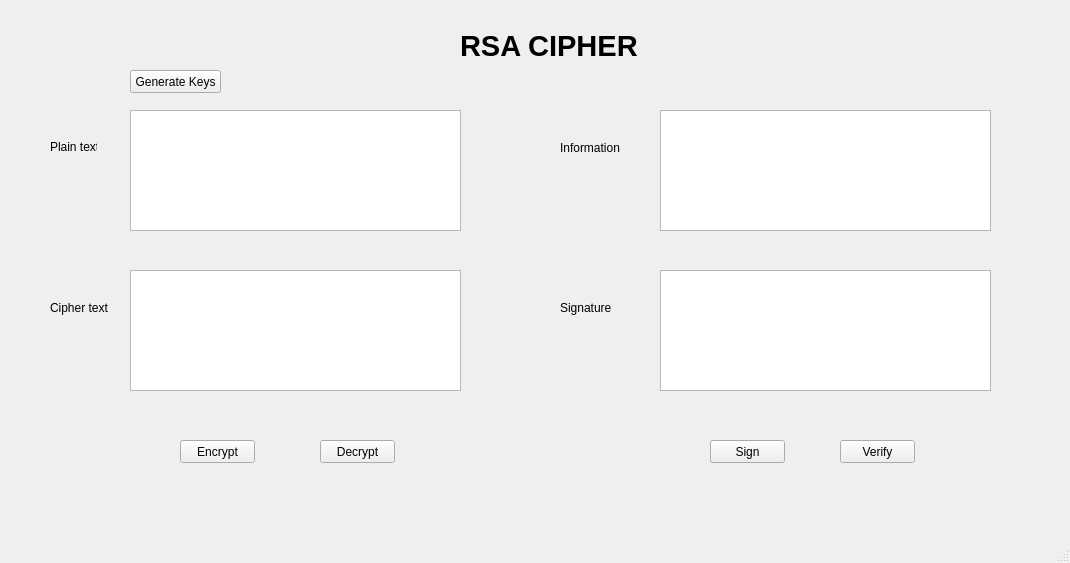
<?xml version="1.0" encoding="UTF-8"?>
<ui version="4.0">
 <class>MainWindow</class>
 <widget class="QMainWindow" name="MainWindow">
  <property name="geometry">
   <rect>
    <x>0</x>
    <y>0</y>
    <width>1070</width>
    <height>563</height>
   </rect>
  </property>
  <property name="windowTitle">
   <string>MainWindow</string>
  </property>
  <widget class="QWidget" name="centralwidget">
   <widget class="QTextEdit" name="txt_ciphertext">
    <property name="geometry">
     <rect>
      <x>130</x>
      <y>270</y>
      <width>331</width>
      <height>121</height>
     </rect>
    </property>
   </widget>
   <widget class="QPushButton" name="btn_generateKeys">
    <property name="geometry">
     <rect>
      <x>130</x>
      <y>70</y>
      <width>91</width>
      <height>23</height>
     </rect>
    </property>
    <property name="text">
     <string>Generate Keys</string>
    </property>
   </widget>
   <widget class="QLabel" name="label">
    <property name="geometry">
     <rect>
      <x>460</x>
      <y>20</y>
      <width>281</width>
      <height>51</height>
     </rect>
    </property>
    <property name="font">
     <font>
      <pointsize>22</pointsize>
      <weight>75</weight>
      <bold>true</bold>
     </font>
    </property>
    <property name="text">
     <string>RSA CIPHER</string>
    </property>
   </widget>
   <widget class="QTextEdit" name="txt_plaintext">
    <property name="geometry">
     <rect>
      <x>130</x>
      <y>110</y>
      <width>331</width>
      <height>121</height>
     </rect>
    </property>
   </widget>
   <widget class="QTextEdit" name="txt_sign">
    <property name="geometry">
     <rect>
      <x>660</x>
      <y>270</y>
      <width>331</width>
      <height>121</height>
     </rect>
    </property>
   </widget>
   <widget class="QPushButton" name="btn_decrypt">
    <property name="geometry">
     <rect>
      <x>320</x>
      <y>440</y>
      <width>75</width>
      <height>23</height>
     </rect>
    </property>
    <property name="text">
     <string>Decrypt</string>
    </property>
   </widget>
   <widget class="QTextEdit" name="txt_information">
    <property name="geometry">
     <rect>
      <x>660</x>
      <y>110</y>
      <width>331</width>
      <height>121</height>
     </rect>
    </property>
   </widget>
   <widget class="QLabel" name="label_2">
    <property name="geometry">
     <rect>
      <x>50</x>
      <y>140</y>
      <width>47</width>
      <height>13</height>
     </rect>
    </property>
    <property name="text">
     <string>Plain text</string>
    </property>
   </widget>
   <widget class="QPushButton" name="btn_verify">
    <property name="geometry">
     <rect>
      <x>840</x>
      <y>440</y>
      <width>75</width>
      <height>23</height>
     </rect>
    </property>
    <property name="text">
     <string>Verify</string>
    </property>
   </widget>
   <widget class="QLabel" name="label_3">
    <property name="geometry">
     <rect>
      <x>560</x>
      <y>140</y>
      <width>61</width>
      <height>16</height>
     </rect>
    </property>
    <property name="text">
     <string>Information</string>
    </property>
   </widget>
   <widget class="QLabel" name="label_4">
    <property name="geometry">
     <rect>
      <x>50</x>
      <y>300</y>
      <width>61</width>
      <height>16</height>
     </rect>
    </property>
    <property name="text">
     <string>Cipher text</string>
    </property>
   </widget>
   <widget class="QLabel" name="label_5">
    <property name="geometry">
     <rect>
      <x>560</x>
      <y>300</y>
      <width>61</width>
      <height>16</height>
     </rect>
    </property>
    <property name="text">
     <string>Signature</string>
    </property>
   </widget>
   <widget class="QPushButton" name="btn_encrypt">
    <property name="geometry">
     <rect>
      <x>180</x>
      <y>440</y>
      <width>75</width>
      <height>23</height>
     </rect>
    </property>
    <property name="text">
     <string>Encrypt</string>
    </property>
   </widget>
   <widget class="QPushButton" name="btn_sign">
    <property name="geometry">
     <rect>
      <x>710</x>
      <y>440</y>
      <width>75</width>
      <height>23</height>
     </rect>
    </property>
    <property name="text">
     <string>Sign</string>
    </property>
   </widget>
  </widget>
  <widget class="QMenuBar" name="menubar">
   <property name="geometry">
    <rect>
     <x>0</x>
     <y>0</y>
     <width>1070</width>
     <height>21</height>
    </rect>
   </property>
  </widget>
  <widget class="QStatusBar" name="statusbar"/>
 </widget>
 <resources/>
 <connections/>
</ui>
